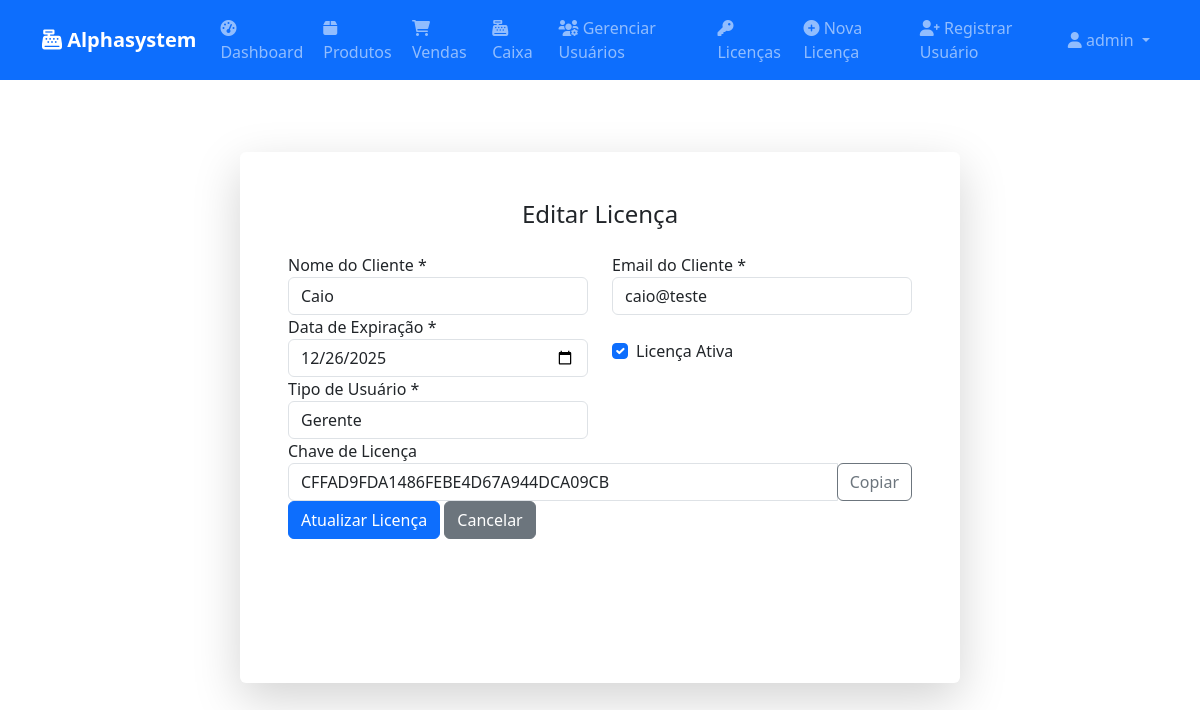
/licenses/edit/1 (signed in), run on the app's committed database.
### app/models/__init__.py (models this page shows, shortened)
class User(UserMixin, db.Model):
    id = db.Column(db.Integer, primary_key=True)
    username = db.Column(db.String(150), unique=True, nullable=False)
    email = db.Column(db.String(150), unique=True, nullable=False)
    password = db.Column(db.String(150), nullable=False)
    is_admin = db.Column(db.Boolean, default=False)
    role = db.Column(db.String(50), default='user')  # 'admin', 'manager', 'user'
    license_key = db.Column(db.String(255), db.ForeignKey('license.license_key'), nullable=True)
    manager_id = db.Column(db.Integer, db.ForeignKey('user.id'), nullable=True)  # Para usuários gerenciados por um gerente
    created_at = db.Column(db.DateTime, default=datetime.utcnow)
    manager = db.relationship('User', remote_side=[id], backref='managed_users')

class License(db.Model):
    id = db.Column(db.Integer, primary_key=True)
    license_key = db.Column(db.String(255), unique=True, nullable=False)
    client_name = db.Column(db.String(200), nullable=False)
    client_email = db.Column(db.String(200), nullable=False)
    expiry_date = db.Column(db.DateTime, nullable=False)
    is_active = db.Column(db.Boolean, default=True)
    user_type = db.Column(db.String(20), default='user')  # 'user', 'manager'
    created_at = db.Column(db.DateTime, default=datetime.utcnow)
    last_validation = db.Column(db.DateTime, default=datetime.utcnow)

### app/routes/licenses.py (the view, shortened to what this page needs)
@bp.route('/licenses/edit/<int:id>', methods=['GET', 'POST'])
@admin_required
def edit_license(id):
    license = License.query.get_or_404(id)
    return render_template('licenses/form.html', license=license)

### app/models/__init__.py (called while the page is built)
@login_manager.user_loader
def load_user(user_id):
    return User.query.get(int(user_id))

### app/routes/licenses.py (called while the page is built)
def admin_required(f):
    @wraps(f)
    def decorated_function(*args, **kwargs):
        from flask_login import current_user
        from flask import session
        if not current_user.is_authenticated:
            flash('Faça login para acessar esta página.', 'error')
            return redirect(url_for('auth.login'))
        if not current_user.is_admin:
            flash('Acesso negado. Apenas administradores podem acessar esta página.', 'error')
            return redirect(url_for('main.dashboard'))
        return f(*args, **kwargs)
    return decorated_function

### app/templates/licenses/form.html (shortened to what this page needs)
{% extends "base.html" %}
{% block content %}
<div class="container">
    <div class="row justify-content-center">
        <div class="col-xl-8 col-lg-10 col-md-12">
            <div class="card o-hidden border-0 shadow-lg my-5">
                <div class="card-body p-0">
                    <div class="row">
                        <div class="col-lg-12">
                            <div class="p-5">
                                <div class="text-center">
                                    <h1 class="h4 text-gray-900 mb-4">{{ 'Editar Licença' if license else 'Nova Licença' }}</h1>
                                </div>
                                <form class="user" method="POST">
                                    <div class="form-group row">
                                        <div class="col-sm-6 mb-3 mb-sm-0">
                                            <label for="client_name">Nome do Cliente *</label>
                                            <input type="text" class="form-control form-control-user" id="client_name" name="client_name"
                                                   value="{{ license.client_name if license else '' }}" required>
                                        </div>
                                        <div class="col-sm-6">
                                            <label for="client_email">Email do Cliente *</label>
                                            <input type="email" class="form-control form-control-user" id="client_email" name="client_email"
                                                   value="{{ license.client_email if license else '' }}" required>
                                        </div>
                                    </div>
                                    {% if not license %}
                                    <div class="form-group row">
                                        <div class="col-sm-6 mb-3 mb-sm-0">
                                            <label for="days_valid">Dias de Validade *</label>
                                            <input type="number" class="form-control form-control-user" id="days_valid" name="days_valid" min="1" value="365" required>
                                        </div>
                                        <div class="col-sm-6">
                                            <label for="user_type">Tipo de Usuário *</label>
                                            <select class="form-control" id="user_type" name="user_type" required>
                                                <option value="user">Usuário Comum</option>
                                                <option value="manager">Gerente</option>
                                            </select>
                                        </div>
                                    </div>
                                    {% else %}
                                    <div class="form-group row">
                                        <div class="col-sm-6 mb-3 mb-sm-0">
                                            <label for="expiry_date">Data de Expiração *</label>
                                            <input type="date" class="form-control form-control-user" id="expiry_date" name="expiry_date"
                                                   value="{{ license.expiry_date.strftime('%Y-%m-%d') if license else '' }}" required>
                                        </div>
                                        <div class="col-sm-6">
                                            <div class="form-check mt-4">
                                                <input type="checkbox" class="form-check-input" id="is_active" name="is_active"
                                                       {% if license.is_active %}checked{% endif %}>
                                                <label class="form-check-label" for="is_active">Licença Ativa</label>
                                            </div>
                                        </div>
                                    </div>
                                    {% endif %}
                                    <div class="form-group row">
                                        <div class="col-sm-6 mb-3 mb-sm-0">
                                            <label for="user_type">Tipo de Usuário *</label>
                                            <select class="form-control" id="user_type" name="user_type" required>
                                                <option value="manager" {% if license and license.user_type == 'manager' %}selected{% endif %}>Gerente</option>
                                            </select>
                                        </div>
                                    </div>
                                    {% if license %}
                                    <div class="form-group">
                                        <label>Chave de Licença</label>
                                        <div class="input-group">
                                            <input type="text" class="form-control" value="{{ license.license_key }}" readonly>
                                            <div class="input-group-append">
                                                <button class="btn btn-outline-secondary" type="button" onclick="copyToClipboard('{{ license.license_key }}')">Copiar</button>
                                            </div>
                                        </div>
                                    </div>
                                    {% endif %}
                                    <button type="submit" class="btn btn-primary btn-user btn-block">
                                        {{ 'Atualizar Licença' if license else 'Criar Licença' }}
                                    </button>
                                    <a href="{{ url_for('licenses.list_licenses') }}" class="btn btn-secondary btn-user btn-block">
                                        Cancelar
                                    </a>
                                </form>
                            </div>
                        </div>
                    </div>
                </div>
            </div>
        </div>
    </div>
</div>
{% endblock %}

### app/templates/base.html (shortened to what this page needs)
<!DOCTYPE html>
<html lang="pt-BR">
<head>
    <link href="https://cdn.jsdelivr.net/npm/bootstrap@5.3.0/dist/css/bootstrap.min.css" rel="stylesheet">
    <link rel="stylesheet" href="https://cdnjs.cloudflare.com/ajax/libs/font-awesome/6.0.0/css/all.min.css">
    <link rel="stylesheet" href="{{ url_for('static', filename='css/style.css') }}">
</head>
<body>
    <nav class="navbar navbar-expand-lg navbar-dark bg-primary">
        <div class="container">
            <a class="navbar-brand" href="
                {% if current_user.role == 'user' and not current_user.is_admin %}
                    {{ url_for('products.list_products') }}
                {% else %}
                    {{ url_for('main.dashboard') }}
                {% endif %}">
                <i class="fas fa-cash-register"></i> Alphasystem
            </a>
            <div class="collapse navbar-collapse" id="navbarNav">
                <ul class="navbar-nav me-auto">
                    {% if current_user.is_authenticated %}
                        {% if current_user.role == 'manager' or current_user.is_admin %}
                        <li class="nav-item">
                            <a class="nav-link" href="{{ url_for('main.dashboard') }}">
                                <i class="fas fa-tachometer-alt"></i> Dashboard
                            </a>
                        </li>
                        {% endif %}
                        <li class="nav-item">
                            <a class="nav-link" href="{{ url_for('products.list_products') }}">
                                <i class="fas fa-box"></i> Produtos
                            </a>
                        </li>
                        <li class="nav-item">
                            <a class="nav-link" href="{{ url_for('sales.list_sales') }}">
                                <i class="fas fa-shopping-cart"></i> Vendas
                            </a>
                        </li>
                        <li class="nav-item">
                            <a class="nav-link" href="{{ url_for('cashier.dashboard') }}">
                                <i class="fas fa-cash-register"></i> Caixa
                            </a>
                        </li>
                        {% if current_user.role == 'manager' or current_user.is_admin %}
                            <li class="nav-item">
                                <a class="nav-link" href="{{ url_for('manager.index') }}">
                                    <i class="fas fa-users-cog"></i> Gerenciar Usuários
                                </a>
                            </li>
                        {% endif %}
                        {% if current_user.is_admin %}
                            <li class="nav-item">
                                <a class="nav-link" href="{{ url_for('licenses.list_licenses') }}">
                                    <i class="fas fa-key"></i> Licenças
                                </a>
                            </li>
                            <li class="nav-item">
                                <a class="nav-link" href="{{ url_for('licenses.create_license') }}">
                                    <i class="fas fa-plus-circle"></i> Nova Licença
                                </a>
                            </li>
                            <li class="nav-item">
                                <a class="nav-link" href="{{ url_for('registration.register_with_license') }}">
                                    <i class="fas fa-user-plus"></i> Registrar Usuário
                                </a>
                            </li>
                        {% endif %}
                    {% endif %}
                </ul>
                <ul class="navbar-nav">
                    <li class="nav-item dropdown">
                        <a class="nav-link dropdown-toggle" href="#" id="userDropdown" role="button" data-bs-toggle="dropdown">
                            <i class="fas fa-user"></i> {{ current_user.username if current_user.is_authenticated else 'Usuário' }}
                        </a>
                    </li>
                </ul>
            </div>
        </div>
    </nav>
    <div class="container mt-4">
        {% block content %}{% endblock %}
    </div>
</body>
</html>

### app/static/css/style.css (style rules this page uses)
body { font-family: 'Segoe UI', Tahoma, Geneva, Verdana, sans-serif; }
.navbar-brand { font-weight: bold; }
.card { transition: transform 0.2s; height: 100%; }

### data on the page
User: username "admin"
License: client_name "Caio", client_email "caio@teste", expiry_date "12/26/2025", is_active "☑", user_type "Gerente", license_key "CFFAD9FDA1486FEBE4D67A944DCA09CB"

### other printed values
{{ 'Editar Licença' if license else 'Nova Licença' }} "Editar Licença"
{{ 'Atualizar Licença' if license else 'Criar Licença' }} "Atualizar Licença"
